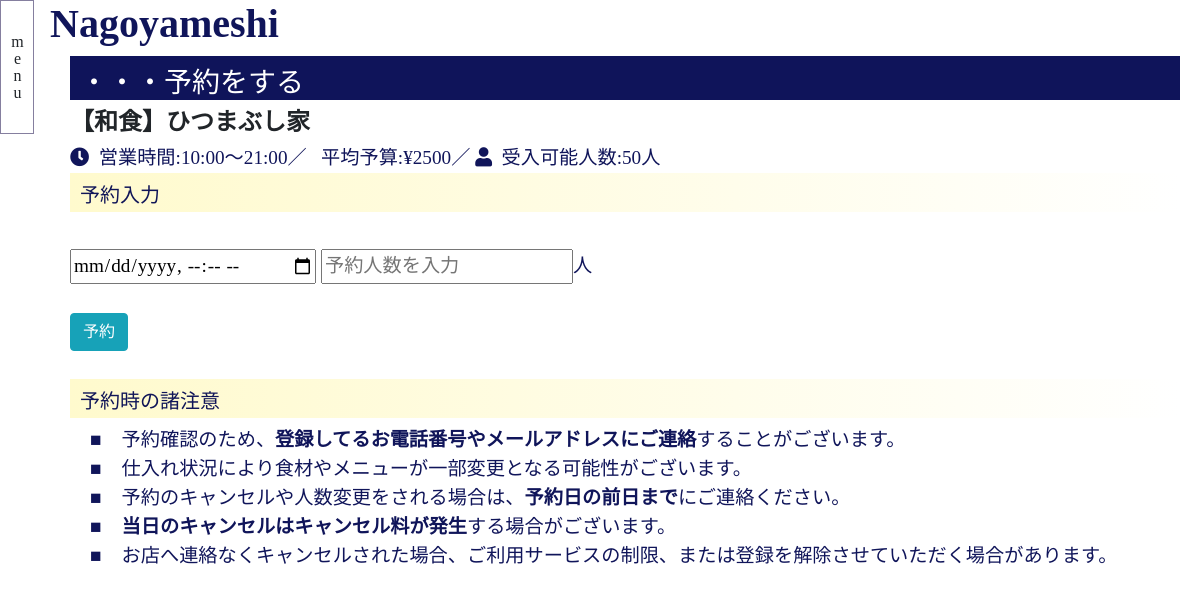
Page /reservation/1/ (signed in) on the committed database.
### nagoyameshi/models.py (models this page shows, shortened)
class Restaurant(models.Model):
    name = models.CharField(verbose_name="店舗名",max_length=100)
    category = models.ForeignKey(Category, verbose_name="カテゴリ", on_delete=models.SET_NULL, null=True, blank=True)
    img = models.ImageField(verbose_name="店舗画像", upload_to="nagoyameshi/restaurant/img")
    description = models.TextField(verbose_name="店舗説明文")
    created_date = models.DateTimeField(verbose_name="作成日",auto_now_add=True)
    update_date = models.DateTimeField(verbose_name="編集日",auto_now=True)
    budget = models.PositiveIntegerField(verbose_name="予算")
    capacity = models.PositiveIntegerField(verbose_name="受け入れ可能人数")
    start = models.TimeField(verbose_name="営業開始")
    end = models.TimeField(verbose_name="営業終了")

class Category(models.Model):
    name = models.CharField(verbose_name="カテゴリ名",max_length=10)
    def __str__(self):
        return self.name

### nagoyameshi/views.py (the view, shortened to what this page needs)
class ReservationView(LoginRequiredMixin, View):
    def get(self, request, pk, *args, **kwargs):
        context = {}
        context["restaurant"]   = Restaurant.objects.filter(id=pk).first()
        return render(request,"nagoyameshi/reservation.html", context)

### templates/nagoyameshi/reservation.html (shortened to what this page needs)
{% extends "nagoyameshi/base.html" %}
{% block main %}
<h3>・・・予約をする</h3>
<h4>【{{ restaurant.category }}】{{ restaurant.name }}</h4>
<div class="outline">
    <i class="fas fa-clock"></i>&nbsp;&nbsp;営業時間:{{ restaurant.start }}～{{ restaurant.end }}／
    &nbsp;&nbsp;平均予算:¥{{ restaurant.budget }}／
    <i class="fas fa-user"></i>&nbsp;&nbsp;受入可能人数:{{ restaurant.capacity }}人
<div>
<h5>&nbsp;&nbsp;予約入力</h5>
<br>
<form action="" method="post">
    <input type="datetime-local" name="date">
    <input type="number" name="people" placeholder="予約人数を入力"><span>人</span>
    <br><br>
    <input type="submit" value="予約" class="btn btn-info">
</form>
<br>
<h5>&nbsp;&nbsp;予約時の諸注意</h5>
<ul>
    <li>予約確認のため、<span style="font-weight: bold;">登録してるお電話番号やメールアドレスにご連絡</span>することがございます。</li>
    <li>仕入れ状況により食材やメニューが一部変更となる可能性がございます。</li>
    <li>予約のキャンセルや人数変更をされる場合は、<span style="font-weight: bold;">予約日の前日まで</span>にご連絡ください。</li>
    <li><span style="font-weight: bold;">当日のキャンセルはキャンセル料が発生</span>する場合がございます。</li>
    <li>お店へ連絡なくキャンセルされた場合、ご利用サービスの制限、または登録を解除させていただく場合があります。</li>
</ul>
{% endblock %}

### static/common/css/style.css (style rules this page uses)
body { font-family: メイリオ; }
h4 { font-weight: bold; }
h5 { background: linear-gradient(90deg, lemonchiffon, white); padding: 10px 0 5px 0; }
ul { list-style: none; margin-left: -20px; }
li { position: relative; transition: transform 0.3s; }
li::before { content: "■"; margin-right: 20px; }

### static/nagoyameshi/css/nagoyameshi_style.css (style rules this page uses)
h3 { color: white; background-color: rgba(4, 9, 82, 0.952); padding-top: 10px; padding-left: 10px; }
.outline { color: rgba(4, 9, 82, 0.952); font-size: larger; }

### rows in the picture
Restaurant: category "和食", name "ひつまぶし家", start "10:00", end "21:00", budget "2500", capacity "50"
